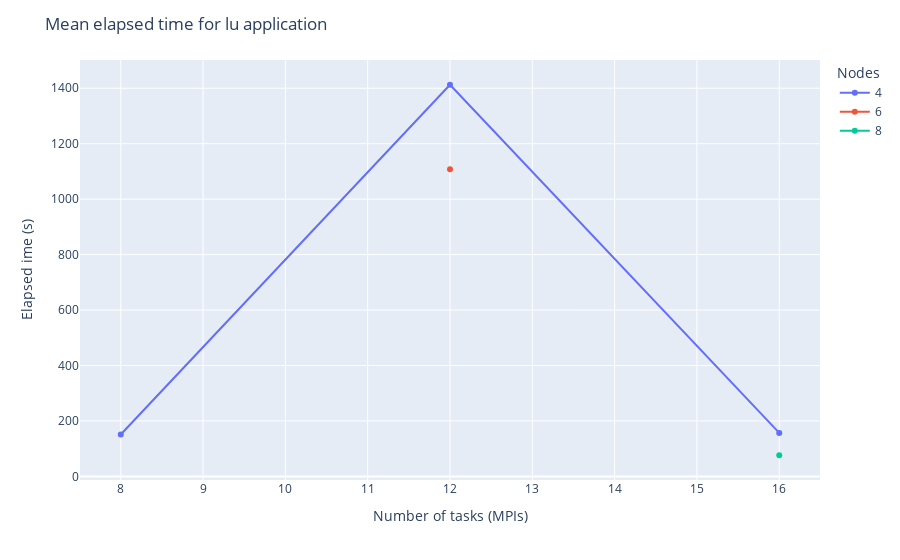

Here is the notebook cell this chart was saved with:
### Markdown cell above
## Elapsed time vs ntasks (MPIs)

### Code cell
fig = px.line(x=lu['ntasks'], y=lu['mean elapsed t'],
                markers=True,
                color=lu['nodes'])

# change the title
fig.update_layout(title='Mean elapsed time for lu application',
                    legend_title_text='Nodes',
                    xaxis_title='Number of tasks (MPIs)',
                    yaxis_title='Elapsed ime (s)')

fig.show()

### Figure 1 — Plotly figure (JSON) as saved in the notebook; plotly's stock layout.template omitted (floating-point values rounded to 4 significant figures)
{"data": [{"hovertemplate": "color=4<br>x=%{x}<br>y=%{y}<extra></extra>", "legendgroup": "4", "line": {"color": "#636efa", "dash": "solid"}, "marker": {"symbol": "circle"}, "mode": "lines+markers", "name": "4", "orientation": "v", "showlegend": true, "type": "scatter", "x": [8, 12, 16], "xaxis": "x", "y": [151, 1413.0, 157], "yaxis": "y"}, {"hovertemplate": "color=6<br>x=%{x}<br>y=%{y}<extra></extra>", "legendgroup": "6", "line": {"color": "#EF553B", "dash": "solid"}, "marker": {"symbol": "circle"}, "mode": "lines+markers", "name": "6", "orientation": "v", "showlegend": true, "type": "scatter", "x": [12], "xaxis": "x", "y": [1108.0], "yaxis": "y"}, {"hovertemplate": "color=8<br>x=%{x}<br>y=%{y}<extra></extra>", "legendgroup": "8", "line": {"color": "#00cc96", "dash": "solid"}, "marker": {"symbol": "circle"}, "mode": "lines+markers", "name": "8", "orientation": "v", "showlegend": true, "type": "scatter", "x": [16], "xaxis": "x", "y": [76.33], "yaxis": "y"}], "layout": {"legend": {"title": {"text": "Nodes"}, "tracegroupgap": 0}, "margin": {"t": 60}, "title": {"text": "Mean elapsed time for lu application"}, "xaxis": {"anchor": "y", "domain": [0, 1], "title": {"text": "Number of tasks (MPIs)"}}, "yaxis": {"anchor": "x", "domain": [0, 1], "title": {"text": "Elapsed ime (s)"}}}}
